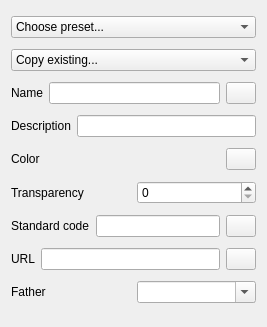
<?xml version="1.0" encoding="UTF-8"?>
<ui version="4.0">
 <class>ArchMaterial</class>
 <widget class="QWidget" name="ArchMaterial">
  <property name="geometry">
   <rect>
    <x>0</x>
    <y>0</y>
    <width>267</width>
    <height>327</height>
   </rect>
  </property>
  <property name="windowTitle">
   <string>Arch material</string>
  </property>
  <layout class="QVBoxLayout" name="verticalLayout">
   <item>
    <widget class="QComboBox" name="comboBox_MaterialsInDir">
     <property name="maximumSize">
      <size>
       <width>250</width>
       <height>16777215</height>
      </size>
     </property>
     <property name="toolTip">
      <string>Choose a preset card</string>
     </property>
     <item>
      <property name="text">
       <string>Choose preset...</string>
      </property>
     </item>
    </widget>
   </item>
   <item>
    <widget class="QComboBox" name="comboBox_FromExisting">
     <property name="maximumSize">
      <size>
       <width>250</width>
       <height>16777215</height>
      </size>
     </property>
     <property name="toolTip">
      <string>Copy values from an existing material in the document</string>
     </property>
     <item>
      <property name="text">
       <string>Copy existing...</string>
      </property>
     </item>
    </widget>
   </item>
   <item>
    <layout class="QHBoxLayout" name="horizontalLayout_3">
     <item>
      <widget class="QLabel" name="label_2">
       <property name="text">
        <string>Name</string>
       </property>
      </widget>
     </item>
     <item>
      <widget class="QLineEdit" name="FieldName">
       <property name="toolTip">
        <string>The name/label of this material</string>
       </property>
      </widget>
     </item>
     <item>
      <widget class="QPushButton" name="ButtonEditor">
       <property name="maximumSize">
        <size>
         <width>30</width>
         <height>16777215</height>
        </size>
       </property>
       <property name="text">
        <string/>
       </property>
       <property name="icon">
        <iconset theme="edit-paste">
         <normaloff/>
        </iconset>
       </property>
      </widget>
     </item>
    </layout>
   </item>
   <item>
    <layout class="QHBoxLayout" name="horizontalLayout_6">
     <item>
      <widget class="QLabel" name="label_5">
       <property name="text">
        <string>Description</string>
       </property>
      </widget>
     </item>
     <item>
      <widget class="QLineEdit" name="FieldDescription">
       <property name="toolTip">
        <string>An optional description for this material</string>
       </property>
      </widget>
     </item>
    </layout>
   </item>
   <item>
    <layout class="QHBoxLayout" name="horizontalLayout_2">
     <item>
      <widget class="QLabel" name="label">
       <property name="text">
        <string>Color</string>
       </property>
      </widget>
     </item>
     <item>
      <widget class="QPushButton" name="ButtonColor">
       <property name="maximumSize">
        <size>
         <width>30</width>
         <height>16777215</height>
        </size>
       </property>
       <property name="toolTip">
        <string>The color of this material</string>
       </property>
       <property name="text">
        <string/>
       </property>
      </widget>
     </item>
    </layout>
   </item>
   <item>
    <layout class="QHBoxLayout" name="horizontalLayout_8">
     <item>
      <widget class="QLabel" name="label_6">
       <property name="text">
        <string>Transparency</string>
       </property>
      </widget>
     </item>
     <item>
      <widget class="QSpinBox" name="SpinBox_Transparency">
       <property name="toolTip">
        <string>A transparency value for this material</string>
       </property>
       <property name="maximum">
        <number>100</number>
       </property>
      </widget>
     </item>
    </layout>
   </item>
   <item>
    <layout class="QHBoxLayout" name="horizontalLayout_4">
     <item>
      <widget class="QLabel" name="label_3">
       <property name="text">
        <string>Standard code</string>
       </property>
      </widget>
     </item>
     <item>
      <widget class="QLineEdit" name="FieldCode">
       <property name="toolTip">
        <string>A standard (MasterFormat, Omniclass...) code for this material</string>
       </property>
      </widget>
     </item>
     <item>
      <widget class="QPushButton" name="ButtonCode">
       <property name="maximumSize">
        <size>
         <width>30</width>
         <height>16777215</height>
        </size>
       </property>
       <property name="toolTip">
        <string>Opens a browser dialog to choose a class from a BIM standard</string>
       </property>
       <property name="text">
        <string/>
       </property>
       <property name="icon">
        <iconset theme="web-browser">
         <normaloff/>
        </iconset>
       </property>
      </widget>
     </item>
    </layout>
   </item>
   <item>
    <layout class="QHBoxLayout" name="horizontalLayout_5">
     <item>
      <widget class="QLabel" name="label_4">
       <property name="text">
        <string>URL</string>
       </property>
      </widget>
     </item>
     <item>
      <widget class="QLineEdit" name="FieldUrl">
       <property name="sizePolicy">
        <sizepolicy hsizetype="Expanding" vsizetype="Fixed">
         <horstretch>0</horstretch>
         <verstretch>0</verstretch>
        </sizepolicy>
       </property>
       <property name="toolTip">
        <string>A URL describing this material</string>
       </property>
      </widget>
     </item>
     <item>
      <widget class="QPushButton" name="ButtonUrl">
       <property name="maximumSize">
        <size>
         <width>30</width>
         <height>16777215</height>
        </size>
       </property>
       <property name="toolTip">
        <string>Opens the URL in a browser</string>
       </property>
       <property name="text">
        <string/>
       </property>
       <property name="icon">
        <iconset theme="web-browser">
         <normaloff/>
        </iconset>
       </property>
      </widget>
     </item>
    </layout>
   </item>
   <item>
    <layout class="QHBoxLayout" name="horizontalLayout">
     <item>
      <widget class="QLabel" name="label_7">
       <property name="text">
        <string>Father</string>
       </property>
      </widget>
     </item>
     <item>
      <widget class="QComboBox" name="comboFather">
       <property name="maximumSize">
        <size>
         <width>130</width>
         <height>16777215</height>
        </size>
       </property>
       <property name="editable">
        <bool>true</bool>
       </property>
      </widget>
     </item>
    </layout>
   </item>
  </layout>
 </widget>
 <resources/>
 <connections/>
</ui>
